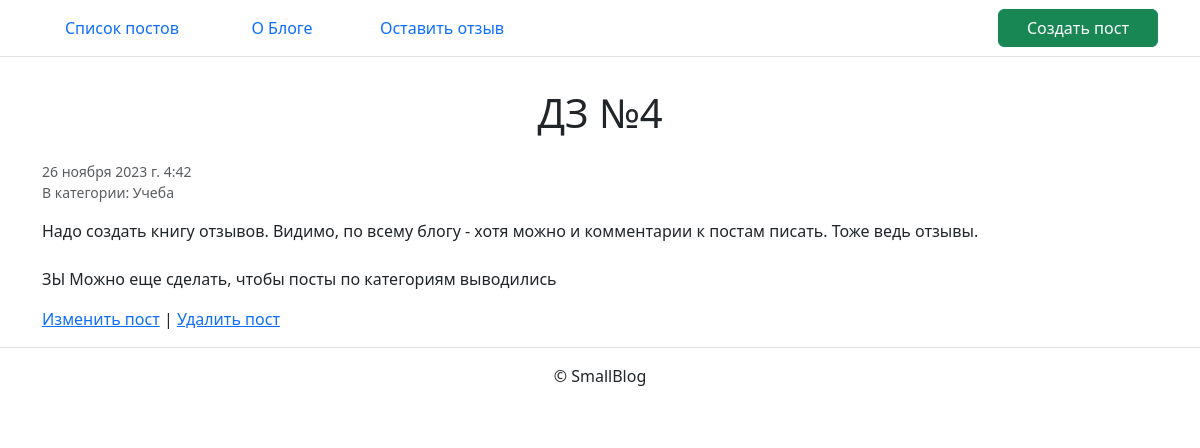
Screenshot of /12/detail/ with the database file from the repository.
### blog/models.py (models this page shows, shortened)
class Post(models.Model):
    title = models.CharField(max_length=256, verbose_name='Заголовок')
    text = models.TextField(verbose_name='Текст')
    pub_date = models.DateTimeField(
        auto_now=True,
        verbose_name='Дата и время публикации',
    )
    category = models.ForeignKey(
        Category,
        on_delete=models.SET_NULL,
        null=True,
        verbose_name='Категория'
    )
    class Meta:
        ordering = ('-pub_date',)
        default_related_name = 'posts'
        verbose_name = 'публикацию'
        verbose_name_plural = 'Публикации'

class Category(models.Model):
    title = models.CharField(max_length=256, verbose_name='Заголовок')
    slug = models.SlugField(
        unique=True,
        verbose_name='Идентификатор',
        help_text=('Идентификатор страницы для URL; '
                   'разрешены символы латиницы, цифры, '
                   'дефис и подчёркивание.')
    )
    class Meta:
        ordering = ('title',)
        verbose_name = 'категорию'
        verbose_name_plural = 'Категории'
    def __str__(self):
        return self.title

### blog/views.py (the view)
# urls.py: path('<int:pk>/detail/', views.PostDetailView.as_view(), name='detail'),
class PostDetailView(DetailView):
    model = Post

### templates/blog/post_detail.html (shortened to what this page needs)
{% extends "base.html" %}
{% block page_title %}
  {{ post.title }}
{% endblock %}
{% block content %}
  <article>
    <small class="text-muted">
      <p>{{ post.pub_date }}<br>
      В категории: {{ post.category }}</p>
    </small>
    <p>{{ post.text|linebreaksbr }}</p>
    <p><a href="{% url 'blog:edit' post.id %}">Изменить пост</a>
    |
    <a href="{% url 'blog:delete' post.id %}">Удалить пост</a></p>
  </article>
{% endblock %}

### rows the page displays
Post: title "ДЗ №4", pub_date "26 ноября 2023 г. 4:42", category "Учеба", text "Надо создать книгу отзывов. Видимо, по всему блогу - хотя можно и комментарии к постам писать. Тоже ведь отзывы. ЗЫ Можно еще сделать, чтобы посты по категориям выводились"
